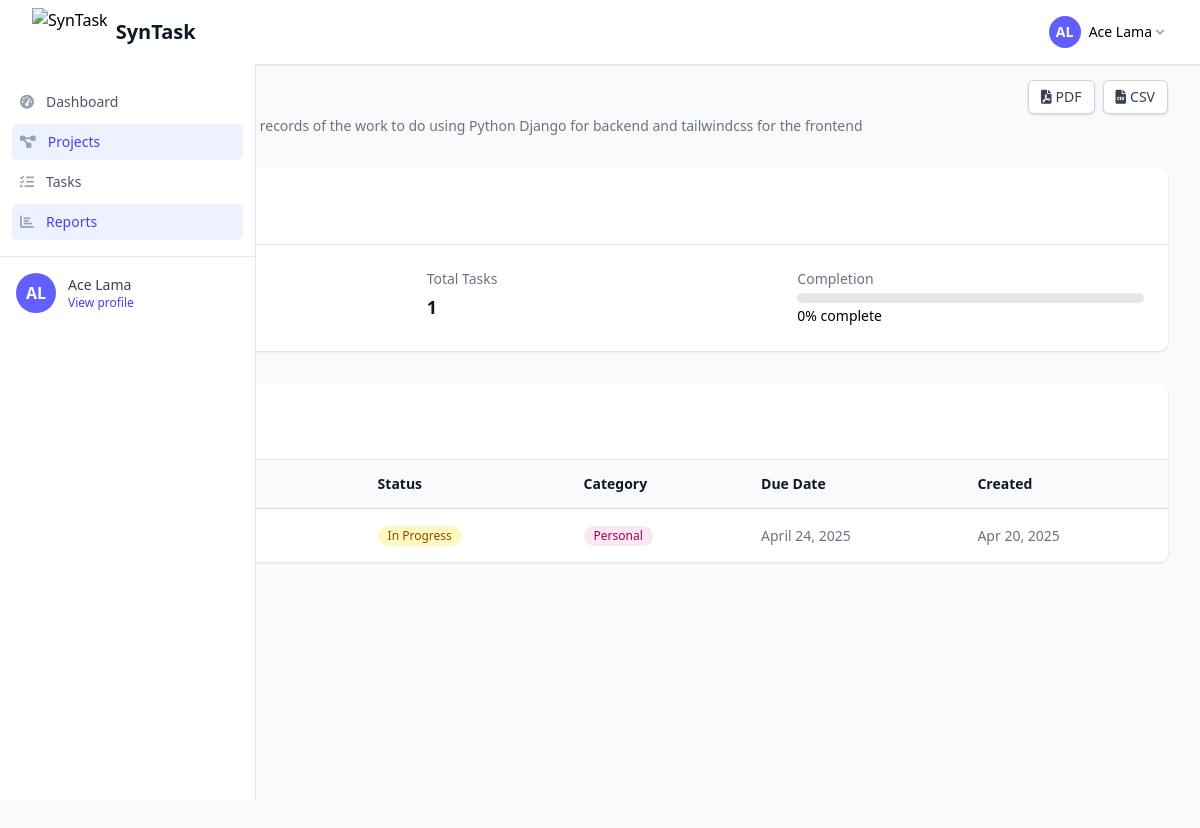
/reports/projects/1/ (signed in), run on the app's committed database.
### accounts/models.py (models this page shows, shortened)
class User(AbstractUser):
    ROLE_CHOICES = (
        ('admin', 'Admin'),
        ('user', 'Regular User'),
    )
    username = None
    email = models.EmailField(_('email address'), unique=True)
    role = models.CharField(max_length=20, choices=ROLE_CHOICES, default='user')
    two_factor_enabled = models.BooleanField(default=False)
    USERNAME_FIELD = 'email'
    REQUIRED_FIELDS = ['first_name', 'last_name']
    objects = UserManager()

### projects/models.py (models this page shows, shortened)
class Project(models.Model):
    name = models.CharField(max_length=100)
    description = models.TextField(blank=True)
    owner = models.ForeignKey(User, on_delete=models.CASCADE, related_name='projects')
    created_at = models.DateTimeField(auto_now_add=True)
    updated_at = models.DateTimeField(auto_now=True)
    is_completed = models.BooleanField(default=False)
    @property
    def completion_percentage(self):
        total_tasks = self.tasks.count()
        if total_tasks == 0:
            return 0
        completed_tasks = self.tasks.filter(status='complete').count()
        return round((completed_tasks / total_tasks) * 100)
    class Meta:
        ordering = ['-updated_at']

class Task(models.Model):
    STATUS_CHOICES = [
        ('active', 'Active'),
        ('in_progress', 'In Progress'),
        ('complete', 'Complete'),
    ]
    CATEGORY_CHOICES = [
        ('work', 'Work'),
        ('personal', 'Personal'),
        ('health', 'Health'),
        ('education', 'Education'),
        ('other', 'Other'),
    ]
    title = models.CharField(max_length=200)
    description = models.TextField(blank=True)
    project = models.ForeignKey(Project, on_delete=models.CASCADE, related_name='tasks')
    due_date = models.DateField(null=True, blank=True)
    status = models.CharField(max_length=20, choices=STATUS_CHOICES, default='active')
    category = models.CharField(max_length=20, choices=CATEGORY_CHOICES, default='work')
    created_by = models.ForeignKey(User, on_delete=models.CASCADE)
    created_at = models.DateTimeField(auto_now_add=True)
    updated_at = models.DateTimeField(auto_now=True)
    def is_overdue(self):
        if self.due_date:
            return self.due_date < timezone.now().date() and self.status != 'complete'
        return False
    class Meta:
        ordering = ['due_date', '-updated_at']

### reports/views.py (the view)
# urls.py: path('projects/<int:pk>/', views.project_report, name='project_report'),
@login_required
def project_report(request, pk):
    project = Project.objects.get(pk=pk, owner=request.user)
    tasks = project.tasks.all()
    context = {
        'project': project,
        'tasks': tasks,
    }
    return render(request, 'reports/project_report.html', context)

### theme/templates/reports/project_report.html (shortened to what this page needs)
{% extends "base.html" %}
{% load static %}
{% block content %}
<div class="max-w-7xl mx-auto">
    <div class="mb-8">
        <div class="flex justify-between items-start">
            <div>
                <h1 class="text-2xl font-bold text-gray-900">{{ project.name }} Report</h1>
                <p class="mt-1 text-sm text-gray-500">
                    {% if project.description %}{{ project.description }}{% else %}No description{% endif %}
                </p>
            </div>
            <div class="flex space-x-2">
                <a href="{% url 'export_project_pdf' project.pk %}" class="inline-flex items-center px-3 py-2 border border-gray-300 shadow-sm text-sm leading-4 font-medium rounded-md text-gray-700 bg-white hover:bg-gray-50 focus:outline-none focus:ring-2 focus:ring-offset-2 focus:ring-indigo-500">
                    <i class="fas fa-file-pdf mr-1"></i> PDF
                </a>
                <a href="{% url 'export_project_csv' project.pk %}" class="inline-flex items-center px-3 py-2 border border-gray-300 shadow-sm text-sm leading-4 font-medium rounded-md text-gray-700 bg-white hover:bg-gray-50 focus:outline-none focus:ring-2 focus:ring-offset-2 focus:ring-indigo-500">
                    <i class="fas fa-file-csv mr-1"></i> CSV
                </a>
            </div>
        </div>
    </div>
    <div class="bg-white shadow rounded-lg overflow-hidden mb-8">
        <div class="p-6 border-b border-gray-200">
            <h2 class="text-lg font-medium text-gray-900">Project Summary</h2>
        </div>
        <div class="p-6 grid grid-cols-1 md:grid-cols-3 gap-6">
            <div>
                <p class="text-sm font-medium text-gray-500">Status</p>
                <p class="mt-1 text-lg font-semibold text-gray-900">
                </p>
            </div>
            <div>
                <p class="text-sm font-medium text-gray-500">Total Tasks</p>
                <p class="mt-1 text-lg font-semibold text-gray-900">{{ project.tasks.count }}</p>
            </div>
            <div>
                <p class="text-sm font-medium text-gray-500">Completion</p>
                <div class="mt-1">
                    <div class="w-full bg-gray-200 rounded-full h-2.5">
                    </div>
                    <span class="text-sm">{{ project.completion_percentage }}% complete</span>
                </div>
            </div>
        </div>
    </div>
    <div class="bg-white shadow rounded-lg overflow-hidden">
        <div class="p-6 border-b border-gray-200">
            <h2 class="text-lg font-medium text-gray-900">Task Breakdown</h2>
        </div>
        {% if project.tasks.all %}
        <div class="overflow-x-auto">
            <table class="min-w-full divide-y divide-gray-300">
                <thead class="bg-gray-50">
                    <tr>
                        <th scope="col" class="py-3.5 pl-4 pr-3 text-left text-sm font-semibold text-gray-900">Task</th>
                        <th scope="col" class="px-3 py-3.5 text-left text-sm font-semibold text-gray-900">Status</th>
                        <th scope="col" class="px-3 py-3.5 text-left text-sm font-semibold text-gray-900">Category</th>
                        <th scope="col" class="px-3 py-3.5 text-left text-sm font-semibold text-gray-900">Due Date</th>
                        <th scope="col" class="px-3 py-3.5 text-left text-sm font-semibold text-gray-900">Created</th>
                    </tr>
                </thead>
                <tbody class="divide-y divide-gray-200 bg-white">
                    {% for task in tasks %}
                    <tr>
                        <td class="whitespace-nowrap py-4 pl-4 pr-3 text-sm font-medium text-gray-900">{{ task.title }}</td>
                        <td class="whitespace-nowrap px-3 py-4 text-sm text-gray-500">
                            <span class="inline-flex items-center px-2.5 py-0.5 rounded-full text-xs font-medium
                                {% if task.status == 'active' %}bg-blue-100 text-blue-800
                                {% elif task.status == 'in_progress' %}bg-yellow-100 text-yellow-800
                                {% else %}bg-green-100 text-green-800{% endif %}">
                                {{ task.get_status_display }}
                            </span>
                        </td>
                        <td class="whitespace-nowrap px-3 py-4 text-sm text-gray-500">
                            <span class="inline-flex items-center px-2.5 py-0.5 rounded-full text-xs font-medium
                                {% if task.category == 'work' %}bg-purple-100 text-purple-800
                                {% elif task.category == 'personal' %}bg-pink-100 text-pink-800
                                {% elif task.category == 'health' %}bg-green-100 text-green-800
                                {% elif task.category == 'education' %}bg-blue-100 text-blue-800
                                {% else %}bg-gray-100 text-gray-800{% endif %}">
                                {{ task.get_category_display }}
                            </span>
                        </td>
                        <td class="whitespace-nowrap px-3 py-4 text-sm text-gray-500">
                            {% if task.due_date %}
                                {% if task.is_overdue %}
                                    <span class="text-red-500">{{ task.due_date }}</span>
                                {% else %}
                                    {{ task.due_date }}
                                {% endif %}
                            {% else %}
                                -
                            {% endif %}
                        </td>
                        <td class="whitespace-nowrap px-3 py-4 text-sm text-gray-500">{{ task.created_at|date:"M d, Y" }}</td>
                    </tr>
                    {% endfor %}
                </tbody>
            </table>
        </div>
        {% endif %}
    </div>
</div>
{% endblock %}

### theme/templates/base.html (shortened to what this page needs)
<!DOCTYPE html>
<html lang="en">
<head>
    {% load static tailwind_tags %}
    {% tailwind_css %}
    <link rel="stylesheet" href="https://cdnjs.cloudflare.com/ajax/libs/font-awesome/6.0.0/css/all.min.css">
</head>
<body class="bg-gray-50 font-sans">
    {% if user.is_authenticated %}
        {% include 'partials/navbar.html' %}
        <div class="flex min-h-screen">
            {% include 'partials/sidebar.html' %}
            <main class="flex-1 lg:ml-64 p-4 md:p-8 w-full transition-all duration-200 ease-in-out">
                {% block content %}{% endblock %}
            </main>
        </div>
    {% else %}
        <div class="min-h-screen">
            {% block auth_content %}{% endblock %}
        </div>
    {% endif %}
</body>
</html>

### theme/templates/partials/navbar.html (shortened to what this page needs)
{% load static %}
<nav class="bg-white shadow-sm sticky top-0 z-30">
    <div class="max-w-7xl mx-auto px-4 sm:px-6 lg:px-8">
        <div class="flex justify-between h-16">
            <div class="flex items-center">
                <div class="flex-shrink-0 flex items-center">
                    <img class="h-12 w-auto" src="{% static 'images/logo.svg' %}" alt="SynTask">
                    <span class="ml-2 text-xl font-semibold text-gray-900 hidden sm:inline">SynTask</span>
                </div>
            </div>
            <div class="flex items-center">
                <div class="ml-4 flex items-center md:ml-6">
                    <div class="ml-3 relative">
                        <div>
                            <button type="button"
                                    class="max-w-xs bg-white flex items-center text-sm rounded-full focus:outline-none focus:ring-2 focus:ring-offset-2 focus:ring-indigo-500"
                                    id="user-menu-btn"
                                    aria-expanded="false"
                                    aria-haspopup="true">
                                {% if user.profile.avatar %}
                                    <img class="h-8 w-8 rounded-full" src="{{ user.profile.avatar.url }}" alt="User avatar">
                                {% else %}
                                    <div class="h-8 w-8 rounded-full bg-indigo-500 flex items-center justify-center text-white font-semibold">
                                        {% if user.first_name and user.last_name %}
                                            {{ user.first_name|first }}{{ user.last_name|first }}
                                        {% else %}
                                            {{ user.username|first|upper }}
                                        {% endif %}
                                    </div>
                                {% endif %}
                                <span class="ml-2 hidden md:inline">
                                    {% if user.get_full_name %}
                                        {{ user.get_full_name }}
                                    {% else %}
                                        {{ user.username }}
                                    {% endif %}
                                </span>
                                <svg class="ml-1 h-4 w-4 text-gray-400 hidden md:inline" xmlns="http://www.w3.org/2000/svg" viewBox="0 0 20 20" fill="currentColor">
                                    <path fill-rule="evenodd" d="M5.293 7.293a1 1 0 011.414 0L10 10.586l3.293-3.293a1 1 0 111.414 1.414l-4 4a1 1 0 01-1.414 0l-4-4a1 1 0 010-1.414z" clip-rule="evenodd" />
                                </svg>
                            </button>
                        </div>
                    </div>
                </div>
            </div>
        </div>
    </div>
</nav>

### theme/templates/partials/sidebar.html (shortened to what this page needs)
{% load static %}
<div id="sidebar" class="fixed left-0 w-64 bg-white border-r border-gray-200 z-20 transform transition-transform duration-200 ease-in-out lg:translate-x-0 -translate-x-full">
    <div class="flex flex-col h-full">
        <div class="flex-1 flex flex-col pt-5 pb-4 overflow-y-auto">
            <div class="flex-1 px-3 space-y-1">
                <a href="{% url 'dashboard' %}" class="group flex items-center px-2 py-2 text-sm font-medium rounded-md {% if request.resolver_match.url_name == 'dashboard' %}bg-indigo-50 text-indigo-600{% else %}text-gray-600 hover:text-gray-900 hover:bg-gray-50{% endif %}">
                    <i class="fas fa-tachometer-alt mr-3 text-gray-400 group-hover:text-gray-500"></i>
                    Dashboard
                </a>
                <a href="{% url 'project_list' %}" class="group flex items-center px-2 py-2 text-sm font-medium rounded-md {% if 'project' in request.resolver_match.url_name %}bg-indigo-50 text-indigo-600{% else %}text-gray-600 hover:text-gray-900 hover:bg-gray-50{% endif %}">
                    <i class="fas fa-project-diagram mr-3 text-gray-400 group-hover:text-gray-500"></i>
                    Projects
                </a>
                <a href="{% url 'task_list' %}" class="group flex items-center px-2 py-2 text-sm font-medium rounded-md {% if 'task' in request.resolver_match.url_name %}bg-indigo-50 text-indigo-600{% else %}text-gray-600 hover:text-gray-900 hover:bg-gray-50{% endif %}">
                    <i class="fas fa-tasks mr-3 text-gray-400 group-hover:text-gray-500"></i>
                    Tasks
                </a>
                <a href="{% url 'overall_report' %}" class="group flex items-center px-2 py-2 text-sm font-medium rounded-md {% if 'report' in request.resolver_match.url_name %}bg-indigo-50 text-indigo-600{% else %}text-gray-600 hover:text-gray-900 hover:bg-gray-50{% endif %}">
                    <i class="fas fa-chart-bar mr-3 text-gray-400 group-hover:text-gray-500"></i>
                    Reports
                </a>
            </div>
        </div>
        <div class="flex-shrink-0 flex border-t border-gray-200 p-4">
            <div class="flex items-center">
                {% if user.profile.avatar %}
                    <img class="h-10 w-10 rounded-full" src="{{ user.profile.avatar.url }}" alt="Profile avatar">
                {% else %}
                    <div class="h-10 w-10 rounded-full bg-indigo-500 flex items-center justify-center text-white font-semibold">
                        {% if user.first_name and user.last_name %}
                            {{ user.first_name|first }}{{ user.last_name|first }}
                        {% else %}
                            {{ user.username|first|upper }}
                        {% endif %}
                    </div>
                {% endif %}
                <div class="ml-3">
                    <p class="text-sm font-medium text-gray-700">
                        {% if user.get_full_name %}
                            {{ user.get_full_name }}
                        {% else %}
                            {{ user.username }}
                        {% endif %}
                    </p>
                    <a href="{% url 'profile_settings' %}" class="text-xs font-medium text-indigo-600 hover:text-indigo-500">View profile</a>
                </div>
            </div>
        </div>
    </div>
</div>

### theme/templates/base.html (style rules this page uses)
#sidebar { top: 4rem; height: calc(100vh - 4rem); }
main { min-height: calc(100vh - 4rem); padding-top: 1rem; }

### data on the page
User: first_name|first "A", last_name|first "L", get_full_name "Ace Lama"
Project: description "Simple app that keeps track of the records of the work to do using Python Django for backend and tailwindcss for the frontend", tasks.count "1", completion_percentage "0"
Task: status "In Progress", category "Personal", due_date "April 24, 2025", created_at "Apr 20, 2025"
